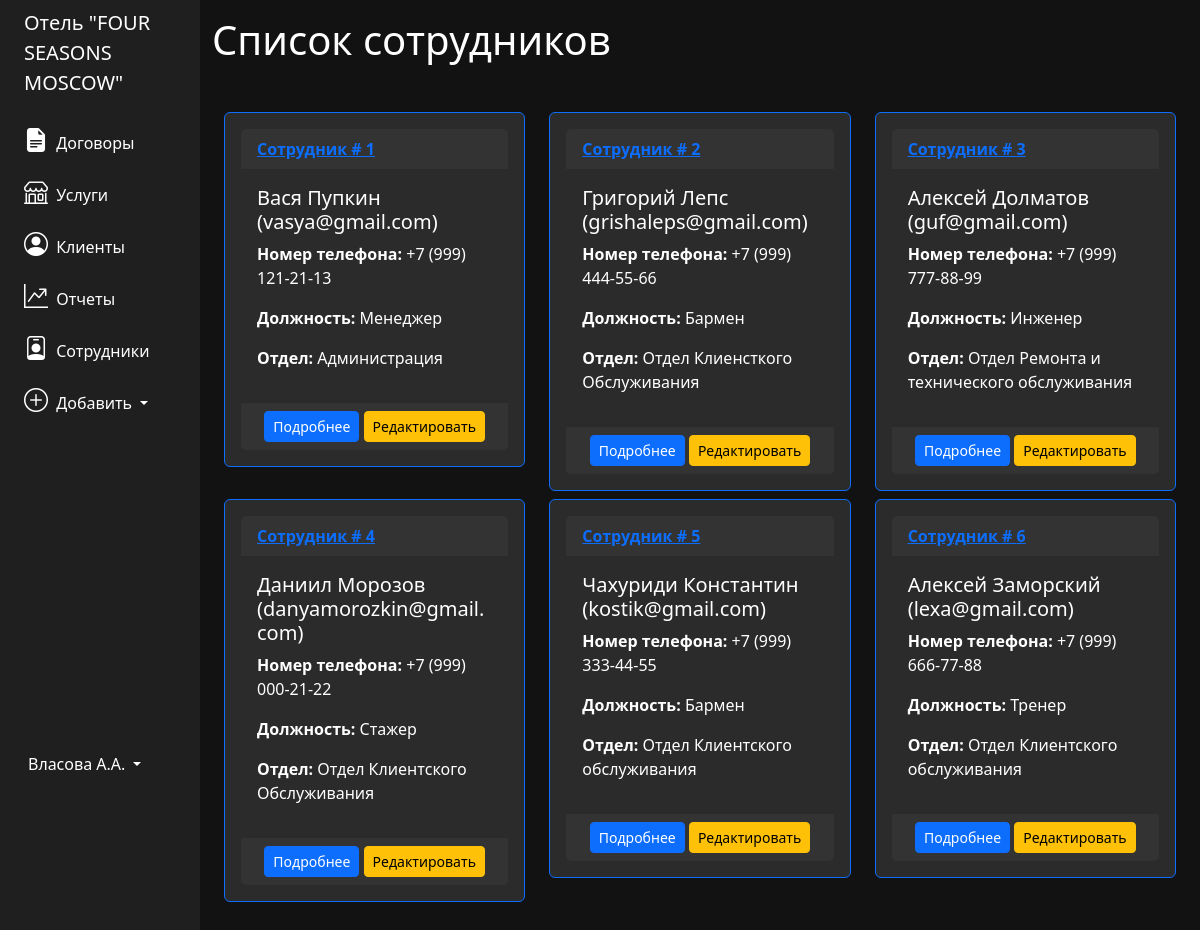
The page /employees on the database its author committed.
### tables this page shows
CREATE TABLE "employees" (
    "id_employee" INTEGER,
    "name" TEXT NOT NULL,
    "phone_number" TEXT,
    "email" TEXT,
    "position" TEXT,
    "department" TEXT,
    PRIMARY KEY("id_employee" AUTOINCREMENT)
);

### app.py (the view)
@app.route('/employees')
def employees():
    conn = get_db_connection()
    pos = conn.execute("SELECT * FROM employees").fetchall()
    conn.close()
    return render_template('employees.html', employees=pos)

### app.py (called while the page is built)
def get_db_connection():
    conn = sqlite3.connect('database.db')
    conn.row_factory = sqlite3.Row
    return conn

### templates/employees.html
{% extends 'base.html' %}
{% block content %}
<h1>{% block title %}  Список сотрудников {% endblock %}</h1>
<div class="container mt-5 mb-3">
    <div class="row">
        {% for employee in employees %}
        <div class="col-md-4">
            <div class="card p-3 mb-2 border-primary">
                <div class="card-header">
                    <a href="{{ url_for('employee', id_employee=employee['id_employee']) }}">
                        <b>Сотрудник # {{ employee['id_employee'] }}</b>
                    </a>
                </div>
                <div class="card-body">
                    <h5 class="card-title">{{ employee['name'] }} ({{ employee['email'] }})</h5>
                    <p><strong>Номер телефона:</strong> {{ employee['phone_number'] }}</p>
                    <p><strong>Должность:</strong> {{ employee['position'] }}</p>
                    <p><strong>Отдел:</strong> {{ employee['department'] }}</p>
                </div>
                <div class="card-footer text-center">
                    <a href="{{ url_for('employee', id_employee=employee['id_employee']) }}" class="btn btn-primary btn-sm">
                        Подробнее
                    </a>
                    <a href="{{ url_for('edit_employee', employee_id=employee['id_employee']) }}" class="btn btn-warning btn-sm">
                        Редактировать
                    </a>
                </div>
            </div>
        </div>
        {% endfor %}
    </div>
</div>
{% endblock %}

### templates/base.html (style rules this page uses)
body { background-color: #121212; color: white; }
.card { background-color: #2b2b2b; color: white; border: 1px solid #444; }
.card-header, .card-footer { background-color: #333; }

### rows shown on the page
employees: id_employee "1", name "Вася Пупкин", email "vasya@gmail.com", phone_number "+7 (999) 121-21-13", position "Менеджер", department "Администрация"
employees: id_employee "2", name "Григорий Лепс", email "grishaleps@gmail.com", phone_number "+7 (999) 444-55-66", position "Бармен", department "Отдел Клиенсткого Обслуживания"
employees: id_employee "3", name "Алексей Долматов", email "guf@gmail.com", phone_number "+7 (999) 777-88-99", position "Инженер", department "Отдел Ремонта и технического обслуживания"
employees: id_employee "4", name "Даниил Морозов", email "danyamorozkin@gmail.com", phone_number "+7 (999) 000-21-22", position "Стажер", department "Отдел Клиентского Обслуживания"
employees: id_employee "5", name "Чахуриди Константин", email "kostik@gmail.com", phone_number "+7 (999) 333-44-55", position "Бармен", department "Отдел Клиентского обслуживания"
employees: id_employee "6", name "Алексей Заморский", email "lexa@gmail.com", phone_number "+7 (999) 666-77-88", position "Тренер", department "Отдел Клиентского обслуживания"
